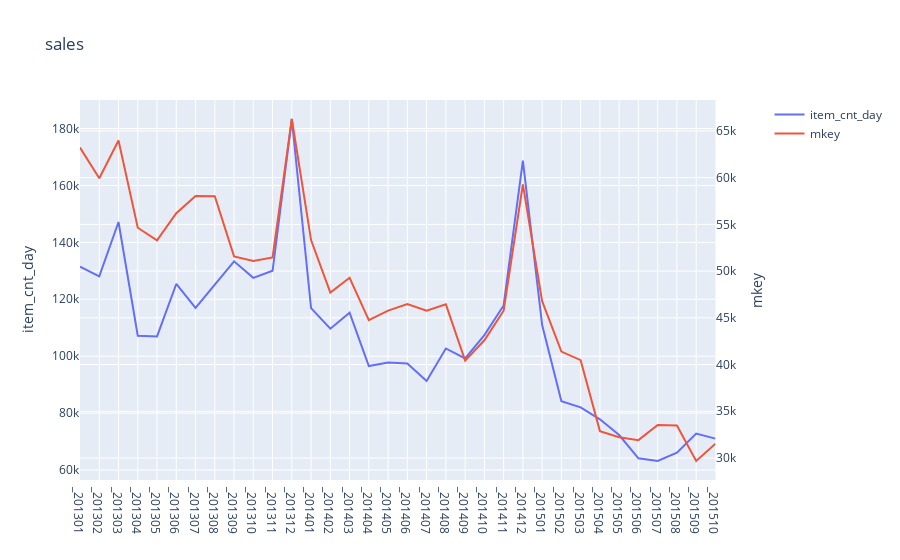

The notebook cell saved with this chart:
### Code cell
aggregations = {
    'item_cnt_day':'sum',
    'mkey':pd.Series.nunique
}

grouped = data['sales_train'].groupby(['year','month'], as_index=False).agg(aggregations)

grouped['YYYYMM'] = [f"_{i}{str(j).zfill(2)}" for i, j in zip(grouped.year, grouped.month)]

dualaxislineplot(data=grouped, x="YYYYMM", primary_y="item_cnt_day", secondary_y="mkey", title='sales')

### Figure 1 — Plotly figure (JSON) as saved in the notebook; plotly's stock layout.template omitted (floating-point values rounded to 4 significant figures)
{"data": [{"name": "item_cnt_day", "type": "scatter", "x": ["_201301", "_201302", "_201303", "_201304", "_201305", "_201306", "_201307", "_201308", "_201309", "_201310", "_201311", "_201312", "_201401", "_201402", "_201403", "_201404", "_201405", "_201406", "_201407", "_201408", "_201409", "_201410", "_201411", "_201412", "_201501", "_201502", "_201503", "_201504", "_201505", "_201506", "_201507", "_201508", "_201509", "_201510"], "xaxis": "x", "y": [131479, 128090, 147142, 107190, 106970, 125381, 116966, 125291, 133332, 127541, 130009, 183342, 116899, 109687, 115297, 96556, 97790, 97429, 91280, 102721, 99208, 107422, 117845, 168755, 110971, 84198, 82014, 77827, 72295, 64114, 63187, 66079, 72843, 71056], "yaxis": "y"}, {"name": "mkey", "type": "scatter", "x": ["_201301", "_201302", "_201303", "_201304", "_201305", "_201306", "_201307", "_201308", "_201309", "_201310", "_201311", "_201312", "_201401", "_201402", "_201403", "_201404", "_201405", "_201406", "_201407", "_201408", "_201409", "_201410", "_201411", "_201412", "_201501", "_201502", "_201503", "_201504", "_201505", "_201506", "_201507", "_201508", "_201509", "_201510"], "xaxis": "x", "y": [63224, 59935, 63977, 54638, 53296, 56196, 58035, 58022, 51575, 51090, 51460, 66276, 53320, 47704, 49291, 44740, 45766, 46481, 45756, 46439, 40423, 42595, 45755, 59275, 46775, 41390, 40464, 32875, 32220, 31909, 33527, 33486, 29678, 31531], "yaxis": "y2"}], "layout": {"title": {"text": "sales"}, "xaxis": {"anchor": "y", "domain": [0, 0.94]}, "yaxis": {"anchor": "x", "domain": [0, 1], "title": {"text": "item_cnt_day"}}, "yaxis2": {"anchor": "x", "overlaying": "y", "side": "right", "title": {"text": "mkey"}}}}
